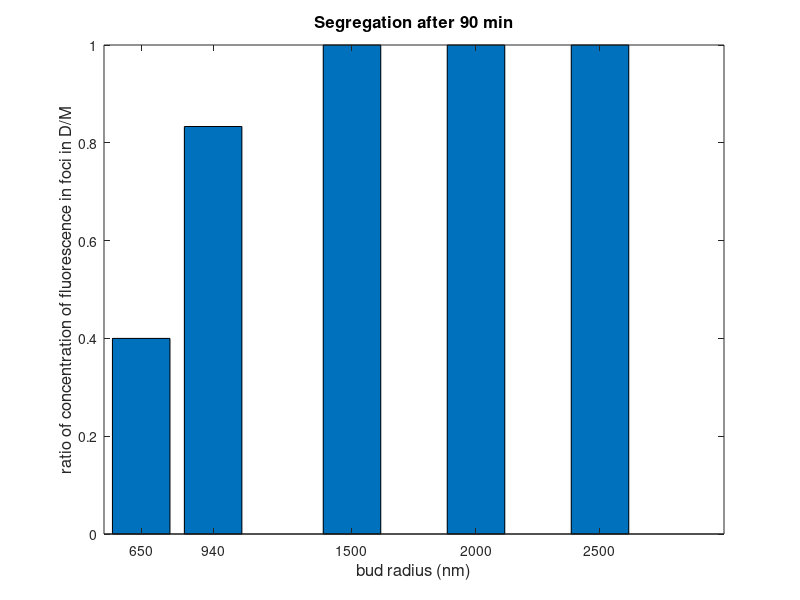
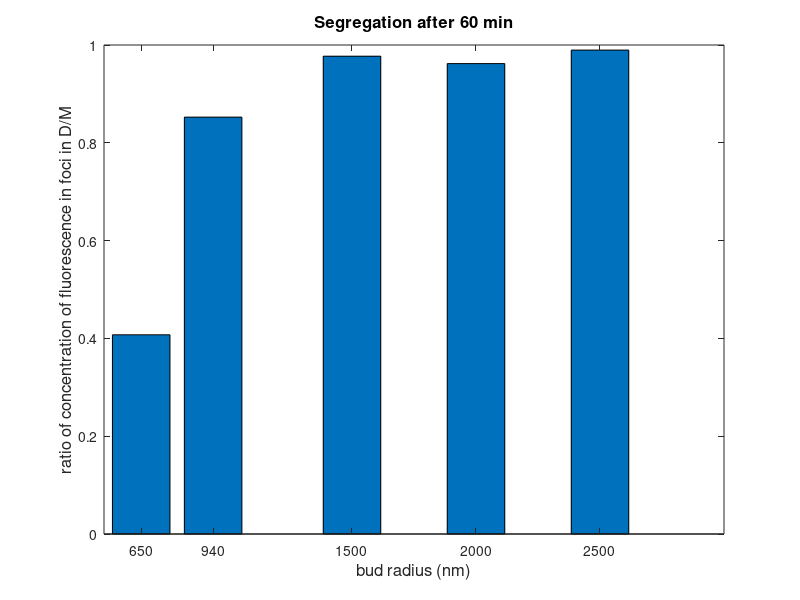

MATLAB code for these plots, in order:
function []=simulationPlotSegregationDependingInitialBudRadius()
%Camille Paoletti - 01/13

%plot results of 1000 simulations FIXED CONCENTRATION (on surf)

x=[650 940 1500 2000 2500];
y=[2.5 1.2 1.0 1.0 1.0];
z=[0.4074 0.8525 0.9771 0.9620 0.9896]

figure;
bar(x,ones(1,length(y))./y);
hold on;
title('Segregation after 90 min','Fontsize',12);
xlabel('bud radius (nm)','Fontsize',12);
ylabel('ratio of concentration of fluorescence in foci in D/M','Fontsize',12);
hold off;

figure;
bar(x,z);
hold on;
title('Segregation after 60 min','Fontsize',12);
xlabel('bud radius (nm)','Fontsize',12);
ylabel('ratio of concentration of fluorescence in foci in D/M','Fontsize',12);
hold off;
end